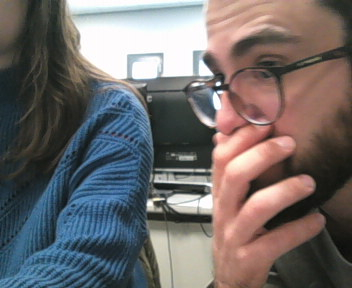
#> input picture jupyter_notebooks/common/data/webcam.jpg, 352 x 288 px
$ jupyter execute usb_webcam.ipynb   (shell and % lines are left out)
#> lines starting #> are read from the running program, lines starting #| are printed output that depends on the picture
# USB Webcam

This notebook shows how to use a USB web camera attached to the board. An image is captured using [fswebcam](http://manpages.ubuntu.com/manpages/wily/man1/fswebcam.1.html). The image can then be manipulated using the Python Image Library (Pillow).

The webcam used is the Logitech USB HD Webcam C270 and the driver for this webcam has already been installed on the board.

#### References
http://pillow.readthedocs.org/en/3.1.x/handbook/tutorial.html<br>
http://manpages.ubuntu.com/manpages/lucid/man1/fswebcam.1.html <br>
http://www.logitech.com/en-us/product/hd-webcam-c270

[cell 1]
from PIL import Image as PIL_Image

orig_img_path = 'data/webcam.jpg'

img = PIL_Image.open(orig_img_path)
#> img is the input picture: PIL image 352x288 RGB; mean R, G, B 111.7, 106.6, 106.3
img

[cell 2]
bw_img = img.convert("L")
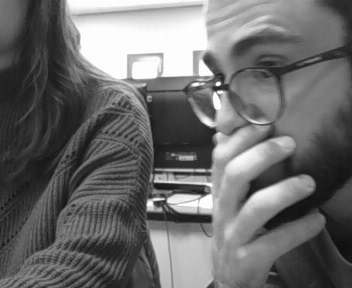
#> bw_img: PIL image 352x288 L; min 9, max 255, mean 108.1
bw_img

[cell 3]
rot_img = img.rotate(45)
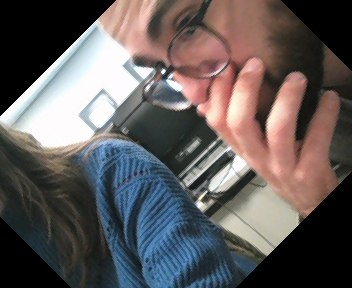
#> rot_img: PIL image 352x288 RGB; mean R, G, B 96.8, 91.2, 90.6
rot_img

$ run again, with jupyter_notebooks/common/data/random_1.jpg copied over jupyter_notebooks/common/data/webcam.jpg
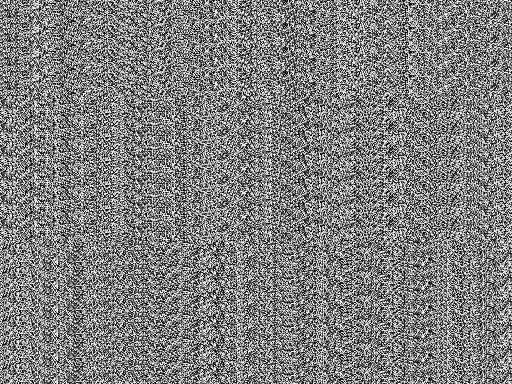
#> input picture jupyter_notebooks/common/data/random_1.jpg, 512 x 384 px
#> img is the input picture: PIL image 512x384 RGB; min 0, max 255, mean 126.9
#> `rot_img = img.rotate(45)`:
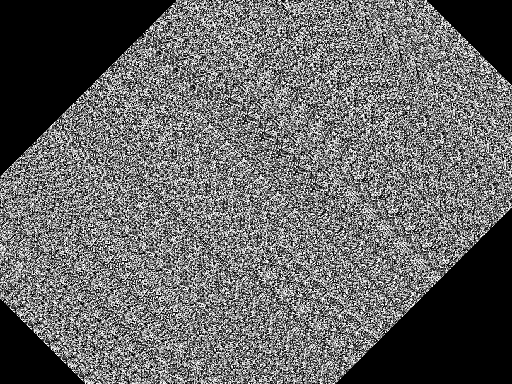
#> rot_img: PIL image 512x384 RGB; min 0, max 255, mean 101.7

$ run again, with jupyter_notebooks/common/data/random_2.jpg copied over jupyter_notebooks/common/data/webcam.jpg
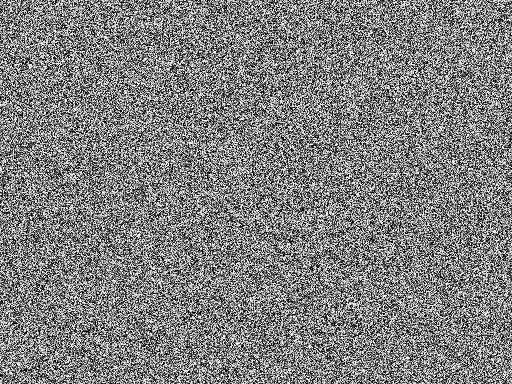
#> input picture jupyter_notebooks/common/data/random_2.jpg, 512 x 384 px
#> img is the input picture: PIL image 512x384 RGB; min 0, max 255, mean 127.5
#> `rot_img = img.rotate(45)`:
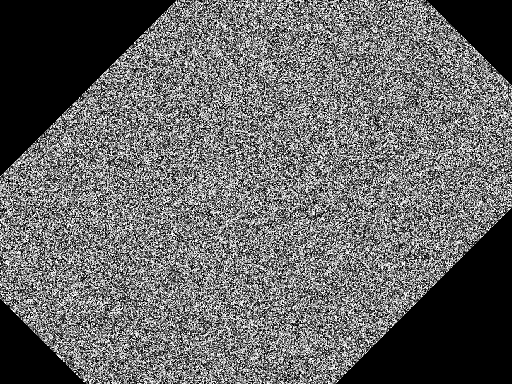
#> rot_img: PIL image 512x384 RGB; min 0, max 255, mean 102.5
